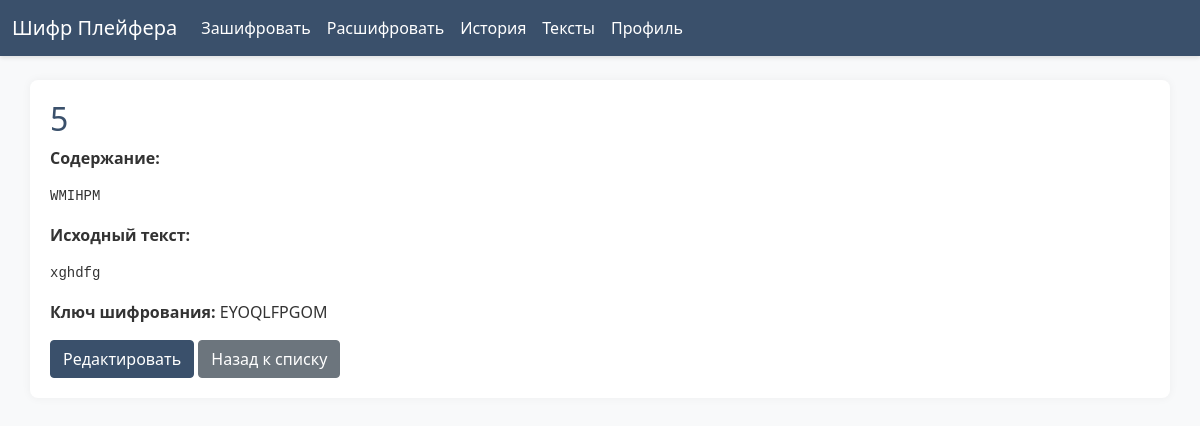
Page /texts/25/ (signed in) on the earlier database version.
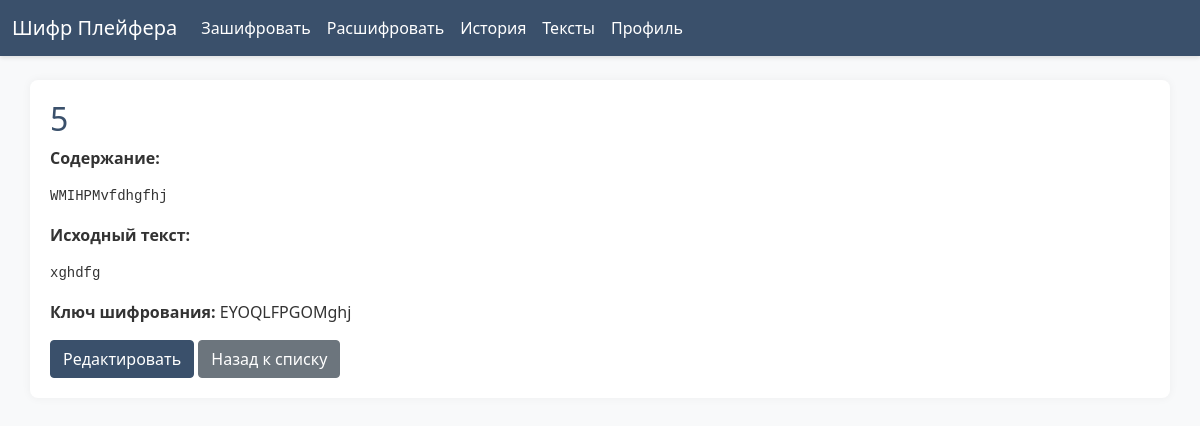
Same page on the later database version.
### cipher/models.py (models this page shows)
class Text(models.Model):
    user = models.ForeignKey(User, on_delete=models.CASCADE)
    title = models.CharField(max_length=200)
    content = models.TextField()
    original_content = models.TextField(blank=True, null=True)
    key = models.CharField(max_length=200, blank=True, null=True)
    is_encrypted = models.BooleanField(default=False)
    is_manually_added = models.BooleanField(default=True)
    created_at = models.DateTimeField(auto_now_add=True)
    updated_at = models.DateTimeField(auto_now=True)

### cipher/views.py (the view)
# urls.py: path('texts/<int:text_id>/', views.view_text_page, name='view_text'),
@login_required
def view_text_page(request, text_id):
    text = Text.objects.get(id=text_id, user=request.user)
    return render(request, 'cipher/view_text.html', {
        'text': text,
        'show_key': text.key is not None,
        'is_encrypted': text.is_encrypted,
    })

### cipher/templates/cipher/view_text.html (shortened to what this page needs)
{% extends 'cipher/base.html' %}
{% block content %}
<h2 id="text-title">{{ text.title }}</h2>
<p><strong>Содержание:</strong></p>
<pre id="text-content">{{ text.content }}</pre>
{% if text.original_content %}
    <p><strong>Исходный текст:</strong></p>
    <pre id="original-content">{{ text.original_content }}</pre>
{% endif %}
{% if show_key %}
    <p><strong>Ключ шифрования:</strong> <span id="text-key">{{ text.key }}</span></p>
{% endif %}
<button id="edit-button" class="btn btn-primary">Редактировать</button>
<a href="{% url 'text_list' %}" class="btn btn-secondary">Назад к списку</a>
{% endblock %}

Differences in the rows shown:
changed Text "xghdfg": content "WMIHPM" → "WMIHPMvfdhgfhj"; key "EYOQLFPGOM" → "EYOQLFPGOMghj"
